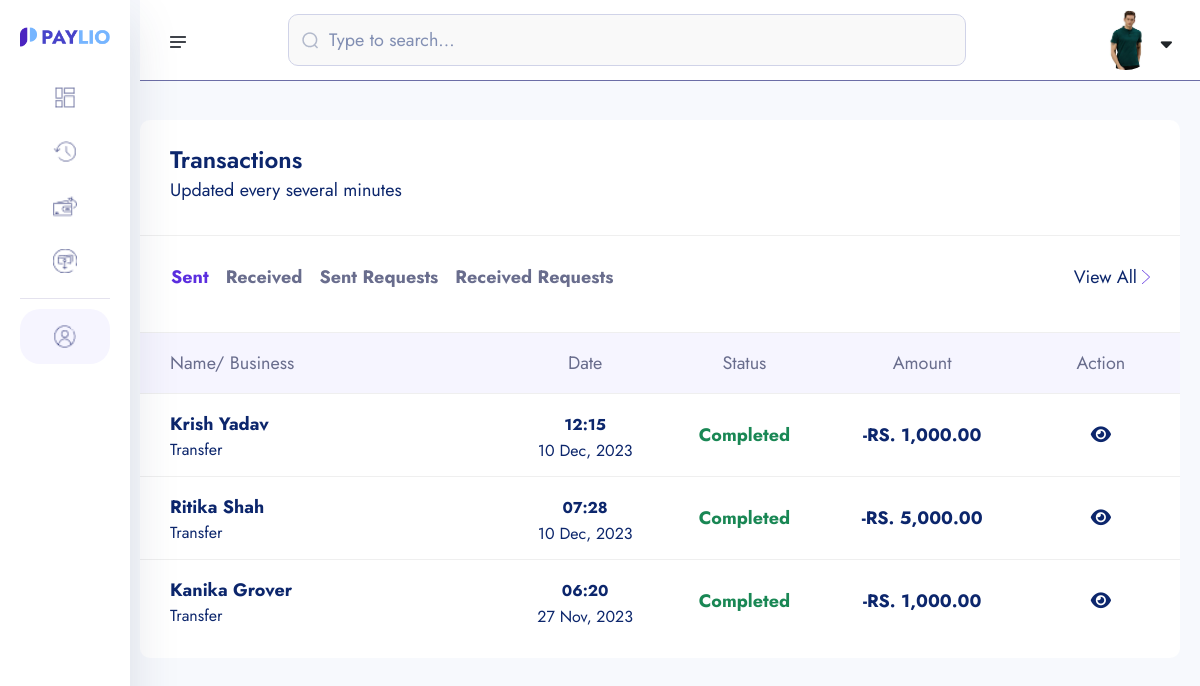
/transaction-list/ (signed in), run on the app's committed database.
### userauths/models.py (models this page shows, shortened)
class User(AbstractUser):
    username = models.CharField(max_length=100,null=True, blank=True)
    email = models.EmailField(unique=True, null=True, blank=True)
    is_staff = models.BooleanField(default=True, null=True, blank=True)
    is_superuser = models.BooleanField(default=False, null=True, blank=True)
    USERNAME_FIELD = 'email'
    REQUIRED_FIELDS = ['username']

### account/models.py (models this page shows, shortened)
class KYC(models.Model):
    id = models.UUIDField(primary_key=True, unique=True, default=uuid.uuid4, editable=False)
    user = models.OneToOneField(User, on_delete=models.CASCADE)
    account =  models.OneToOneField(Account, on_delete=models.CASCADE, null=True, blank=True)
    full_name = models.CharField(max_length=1000)
    image = models.ImageField(upload_to="kyc", max_length=255, null=True, default=None)
    marrital_status = models.CharField(choices=MARITAL_STATUS, max_length=40)
    gender = models.CharField(choices=GENDER, max_length=40)
    identity_type = models.CharField(choices=IDENTITY_TYPE, max_length=140)
    identity_image = models.ImageField(upload_to="kyc", null=True, blank=True)
    date_of_birth = models.DateTimeField(auto_now_add=False)
    signature = models.ImageField(upload_to="kyc")
    country = models.CharField(max_length=100)
    state = models.CharField(max_length=100)
    city = models.CharField(max_length=100)
    mobile = models.CharField(max_length=200)
    fax = models.CharField(max_length=300)
    date = models.DateTimeField(auto_now_add=True)

### core/models.py (models this page shows, shortened)
class Transaction(models.Model):
    transaction_id = ShortUUIDField(unique=True, length=15, max_length=20, prefix="TRN")
    user = models.ForeignKey(User, on_delete=models.SET_NULL, null=True, related_name="user")
    amount = models.DecimalField(max_digits=12, decimal_places=2, default=0.00)
    description = models.CharField(max_length=1000, null=True, blank=True)
    reciever = models.ForeignKey(User, on_delete=models.SET_NULL, null=True, related_name="reciever")
    sender = models.ForeignKey(User, on_delete=models.SET_NULL, null=True, related_name="sender")
    reciever_account = models.ForeignKey(Account, on_delete=models.SET_NULL, null=True, related_name="reciever_account")
    sender_account = models.ForeignKey(Account, on_delete=models.SET_NULL, null=True, related_name="sender_account")
    status = models.CharField(choices=TRANSACTION_STATUS, max_length=100, default="pending")
    transaction_type = models.CharField(choices=TRANSACTION_TYPE, max_length=100, default="none")
    date = models.DateTimeField(auto_now_add=True)
    updated = models.DateTimeField(auto_now_add=False, null=True, blank=True)

### core/views.py (the view)
# urls.py: path('transaction-list/', views.TransactionListView.as_view(), name="transaction-list"),
class TransactionListView(LoginRequiredMixin, ListView):
    template_name = "transaction/transaction-list.html"
    def get_queryset(self):
        return Transaction.objects.none()
    def get_context_data(self, **kwargs):
        context = super().get_context_data(**kwargs)
        user = self.request.user
        sender_transaction = Transaction.objects.filter(sender=user, transaction_type="transfer").order_by("-id")
        reciever_transaction = Transaction.objects.filter(reciever=user, transaction_type="transfer").order_by("-id")
        request_sender_transaction = Transaction.objects.filter(sender=user, transaction_type="Request")
        request_reciever_transaction = Transaction.objects.filter(reciever=user, transaction_type="Request")
        context['sender_transaction'] = sender_transaction
        context['reciever_transaction'] = reciever_transaction
        context['request_sender_transaction'] = request_sender_transaction
        context['request_reciever_transaction'] = request_reciever_transaction
        return context

### templates/transaction/transaction-list.html (shortened to what this page needs)
{% extends "partials/dashboard-base.html" %}
{% load static %}
{% load humanize %}
{% block content %}
    <section class="dashboard-section body-collapse">
        <div class="overlay pt-120">
            <div class="container-fruid">
                <div class="row">
                    <div class="col-xl-12 col-lg-12">
                        <div class="section-content">
                            <div class="transactions-area">
                                <div class="section-text">
                                    <h5>Transactions</h5>
                                    <p>Updated every several minutes</p>
                                </div>
                                <div class="top-area d-flex align-items-center justify-content-between">
                                    <ul class="nav nav-tabs" role="tablist">
                                        <li class="nav-item" role="presentation">
                                            <button class="nav-link active" id="latest-tab" data-bs-toggle="tab" data-bs-target="#latest" type="button" role="tab" aria-controls="latest" aria-selected="true">Sent</button>
                                        </li>
                                        <li class="nav-item" role="presentation">
                                            <button class="nav-link" id="upcoming-tab" data-bs-toggle="tab" data-bs-target="#upcoming" type="button" role="tab" aria-controls="upcoming" aria-selected="false">Received</button>
                                        </li>
                                        <li class="nav-item" role="presentation">
                                            <button class="nav-link" id="sender-request-tab" data-bs-toggle="tab" data-bs-target="#sender-request" type="button" role="tab" aria-controls="upcoming" aria-selected="false">Sent Requests</button>
                                        </li>
                                        <li class="nav-item" role="presentation">
                                            <button class="nav-link" id="reciever-request-tab" data-bs-toggle="tab" data-bs-target="#reciever-request" type="button" role="tab" aria-controls="upcoming" aria-selected="false">Received Requests</button>
                                        </li>
                                    </ul>
                                    <div class="view-all d-flex align-items-center">
                                        <a href="javascript:void(0)">View All</a>
                                        <img src="{% static 'assets1/images/icon/right-arrow.png' %}" alt="icon">
                                    </div>
                                </div>
                                <div class="tab-content mt-40">
                                    <div class="tab-pane fade show active" id="latest" role="tabpanel" aria-labelledby="latest-tab">
                                        <div class="table-responsive">
                                            <table class="table">
                                                <thead>
                                                    <tr>
                                                        <th scope="col">Name/ Business</th>
                                                        <th scope="col">Date</th>
                                                        <th scope="col">Status</th>
                                                        <th scope="col">Amount</th>
                                                        <th scope="col">Action</th>
                                                    </tr>
                                                </thead>
                                                <tbody>
                                                    {% for s in sender_transaction %}
                                                        <tr data-bs-toggle="modal" data-bs-target="#transactionsMod">
                                                            <th scope="row">
                                                                <p>{{s.reciever.kyc.full_name|title}}</p>
                                                                <p class="mdr">{{s.transaction_type|title}}</p>
                                                            </th>
                                                            <td>
                                                                <p><small>{{s.date|date:"h:i"}}</small></p>
                                                                <p class="mdr">{{s.date|date:"d M, Y"}}</p>
                                                            </td>
                                                            <td>
                                                                {% if s.status == 'Completed' %}
                                                                    <p class="text-success">{{s.status|title}}</p>
                                                                {% endif %}
                                                            </td>
                                                            <td>
                                                                <p>-RS. {{s.amount|intcomma}}</p>
                                                            </td>
                                                            <td>
                                                                <a href="{% url 'core:transaction-detail' s.transaction_id %}" class=""><i class="fas fa-eye"></i></a>
                                                            </td>
                                                        </tr>
                                                    {% endfor %}
                                                </tbody>
                                            </table>
                                        </div>
                                    </div>
                                </div>
                            </div>
                        </div>
                    </div>
                </div>
            </div>
        </div>
    </section>
    {% endblock %}

### templates/partials/dashboard-base.html (shortened to what this page needs)
{% load static %}
{% load crispy_forms_tags %}
<!doctype html>
<html lang="en">
<head>
    <link rel="stylesheet" href="{% static 'assets1/css/bootstrap.min.css' %}">
    <link rel="stylesheet" href="{% static 'assets1/css/fontawesome.min.css' %}">
    <link rel="stylesheet" href="{% static 'assets1/css/jquery-ui.css' %}">
    <link rel="stylesheet" href="{% static 'assets1/css/plugin/apexcharts.css' %}">
    <link rel="stylesheet" href="{% static 'assets1/css/plugin/nice-select.css' %}">
    <link rel="stylesheet" href="{% static 'assets1/css/arafat-font.css' %}">
    <link rel="stylesheet" href="{% static 'assets1/css/plugin/animate.css' %}">
    <link rel="stylesheet" href="{% static 'assets1/css/style.css' %}">
</head>
<body>
    <header class="header-section body-collapse">
        <div class="overlay">
            <div class="container-fruid">
                <div class="row d-flex header-area">
                    <div class="navbar-area d-flex align-items-center justify-content-between">
                        <div class="sidebar-icon">
                            <img src="{% static 'assets1/images/icon/menu.png' %}" alt="icon">
                        </div>
                        <form method="POST" class="flex-fill">
                            <div class="form-group d-flex align-items-center">
                                <img src="{% static 'assets1/images/icon/search.png' %}" alt="icon">
                                <input type="text" placeholder="Type to search...">
                            </div>
                        </form>
                        <div class="dashboard-nav">
                            <div class="single-item user-area">
                                <div class="profile-area d-flex align-items-center">
                                    <span class="user-profile">
                                        {% if request.user.kyc.image.url %}
                                            <img style="width: 60px; height: 60px; border-radius: 50%; object-fit: cover;" src="{{ request.user.kyc.image.url }}" alt="image">
                                        {% else %}
                                            <img src="{% static 'assets1/images/default.jpg' %}"  style="width: 50px; height: 50px; border-radius: 50%; object-fit: cover;" alt="">
                                        {% endif %}
                                    </span>
                                    <i class="fa-solid fa-sort-down"></i>
                                </div>
                            </div>
                        </div>
                    </div>
                    <div class="sidebar-wrapper">
                        <div class="sidebar-logo">
                            <a href="{% url 'account:dashboard' %}"><img src="{% static 'assets/images/logo.png' %}" alt="logo"></a>
                        </div>
                        <ul>
                            <li>
                                <a href="{% url 'account:dashboard' %}">
                                    <img src="{% static 'assets1/images/icon/dashboard.png' %}" alt="Dashboard"> <span>Dashboard</span>
                                </a>
                            </li>
                            <li>
                                <a href="{% url 'core:transaction-list' %}">
                                    <img src="{% static 'assets1/images/icon/transactions.png' %}" alt="Transactions"> <span>Transactions</span>
                                </a>
                            </li>
                            <li>
                                <a href="{% url 'core:search-account' %}">
                                    <img src="{% static 'assets1/images/icon/pay.png' %}" alt="Pay"> <span>Pay</span>
                                </a>
                            </li>
                            <li>
                                <a href="{% url 'core:request-search-account' %}">
                                    <img src="{% static 'assets1/images/icon/receive.png' %}" alt="Receive"> <span>Receive</span>
                                </a>
                            </li>
                        </ul>
                        <ul class="bottom-item">
                            <li class="active">
                                <a href="{% url 'account:account' %}">
                                    <img src="{% static 'assets1/images/icon/account.png' %}" alt="Account"> <span>Account Details</span>
                                </a>
                            </li>
                        </ul>
                    </div>
                </div>
            </div>
        </div>
    </header>
{% block content %}
{% endblock content %}
</body>
</html>

### data on the page
User: user.kyc.image (picture)
Transaction: reciever.kyc.full_name "Krish Yadav", transaction_type "Transfer", date "12:15", date "10 Dec, 2023", status "Completed", amount "1,000.00"
Transaction: reciever.kyc.full_name "Ritika Shah", transaction_type "Transfer", date "07:28", date "10 Dec, 2023", status "Completed", amount "5,000.00"
Transaction: reciever.kyc.full_name "Kanika Grover", transaction_type "Transfer", date "06:20", date "27 Nov, 2023", status "Completed", amount "1,000.00"
